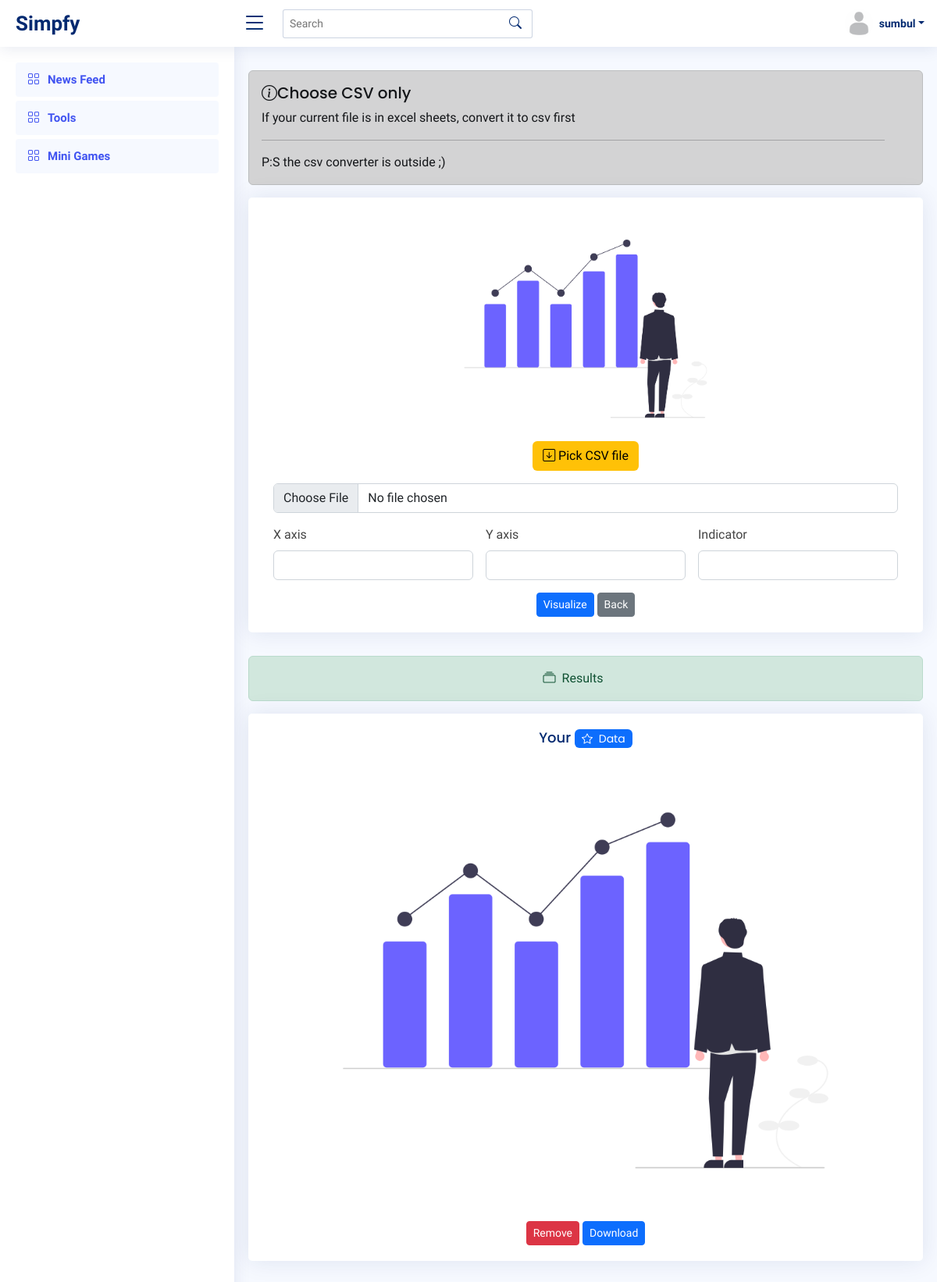
The page /bar (signed in) on the database as committed earlier.
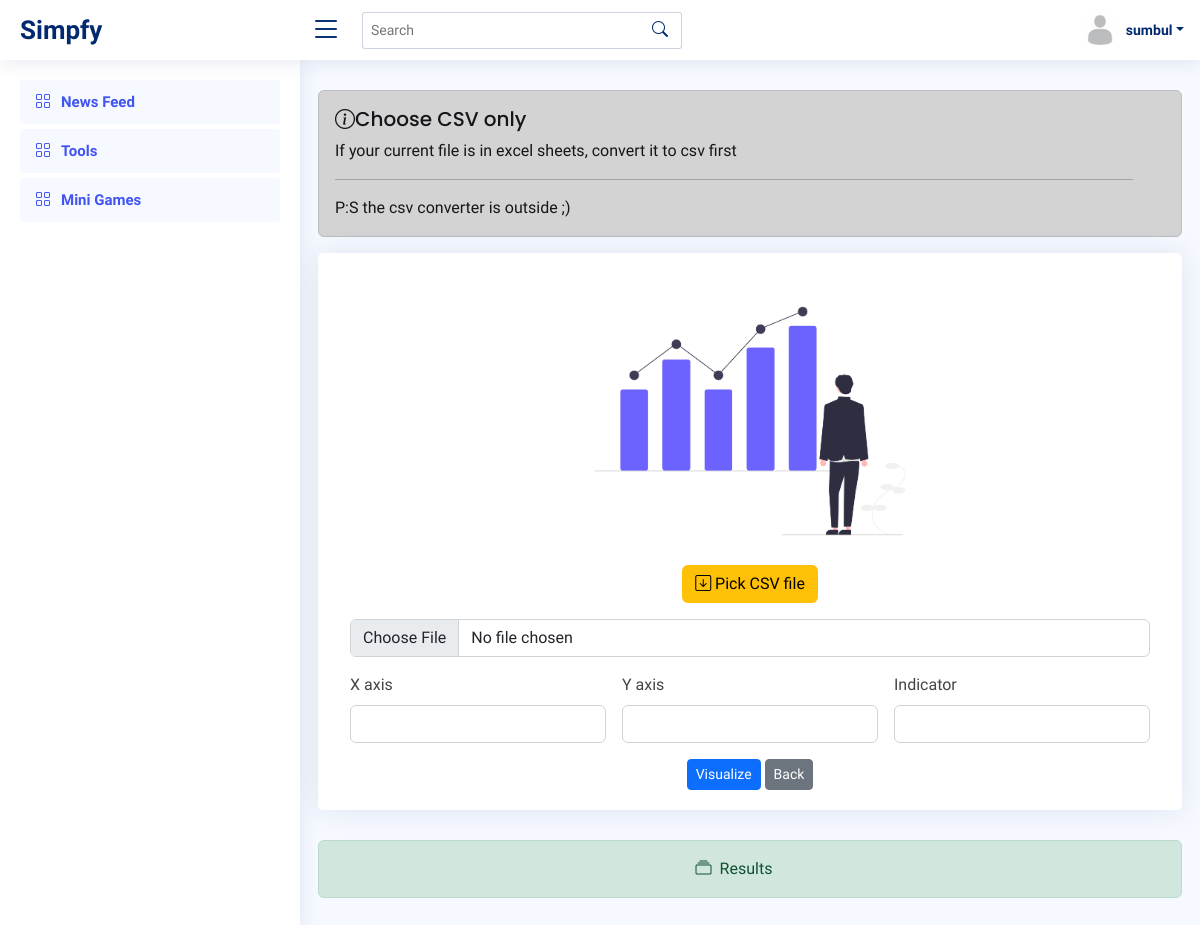
The same page on the database as committed later.
### tools/models.py (models this page shows)
class Bar(models.Model):
    user = models.ForeignKey(Profile, on_delete=models.CASCADE, null=True)
    file = models.FileField(upload_to='bar', null=True, blank=True)

### tools/views.py (the view, shortened to what this page needs)
# urls.py: path('bar', views.bar, name="bar"),
def bar(request):
    user_object = User.objects.get(username=request.user.username)
    user_profile = Profile.objects.get(user=user_object)
    all_user = Profile.objects.all()
    user_request = User.objects.get(username=request.user.username)
    user_req = Profile.objects.get(user=user_request)
    answer = Bar.objects.all().filter(user=user_profile)
    context = {
        'user_profile':user_profile,
        'all_user' : all_user,
        'user_req' : user_req,
        'answer' : answer
    }
    return render(request, 'tools/tools_bar.html', context)

### templates/tools/tools_bar.html (shortened to what this page needs)
{% load static %}
{% include "../header.html" %}
<main id="main" class="main">
    <section class="section">
        <div class="row align-items-top">
          <div class="alert alert-dark alert-dismissible fade show" role="alert">
            <h4 class="alert-heading"><i class="bi bi-info-circle"></i>Choose CSV only</h4>
            <p>If your current file is in excel sheets, convert it to csv first</p>
            <hr>
            <p class="mb-0">P:S the csv converter is outside ;)</p>
          </div>
            <div class="card">
              <div class="card-body"><br>
                <form action="" method="POST" enctype="multipart/form-data" class="row g-3">
                  <div class="col-12">
                    <center><label class="form-label"><img class="img-fluid img-responsive" src="{% static 'tools/img/bar.png' %}" width=400 height=200><br>
                      <h3 class="btn bg-warning" style="color:black;"><i class="bi bi-arrow-down-square"></i> Pick CSV file</h3>
                     </label></center>
                    <input type="file" name="file" class="form-control" id="inputNanme4">
                  </div>
                  <div class="col-md-4">
                    <label for="inputEmail5" class="form-label">X axis</label>
                    <input type="text" name="x" class="form-control" id="inputEmail5">
                  </div>
                  <div class="col-md-4">
                    <label for="inputPassword5" class="form-label">Y axis</label>
                    <input type="text" name="y" class="form-control" id="inputPassword5">
                  </div>
                  <div class="col-md-4">
                    <label for="inputPassword5" class="form-label">Indicator</label>
                    <input type="text" name="ind" class="form-control" id="inputPassword5">
                  </div>
                  <div class="text-center">
                    <button type="submit" class="btn btn-primary btn-sm">Visualize</button>
                    <a href="/tools-index" class="btn btn-secondary btn-sm">Back</a>
                  </div>
                </form>
              </div>
            </div>
        </div>
        <div class="row">
          <div class="alert alert-success alert-dismissible fade show" role="alert">
            <center><i class="bi bi-collection me-1"></i>
            Results</center>
          </div>
          {% for ans in answer reversed%}
          <div class="card text-center">
            <div>
              <h5 class="card-title">Your <span class="badge bg-primary" style="color:white;"><i class="bi bi-star me-1"></i> Data</span></h5>
            </div>
            <div class="card-body">
              <h5><img class="img-fluid img-responsive" src={{ans.file.url}}></h5>
              <a href="/bardel/{{ans.id}}" class="btn btn-danger btn-sm">Remove</a>
              <a href="{{ans.file.url}}" class="btn btn-primary btn-sm" download> Download</a>
            </div>
          </div>
          {% endfor %}
        </div>
    </section>
</main>
{% include '../footer.html' %}

Rows that differ between the two databases and show on the page:
removed Bar: file (picture)
